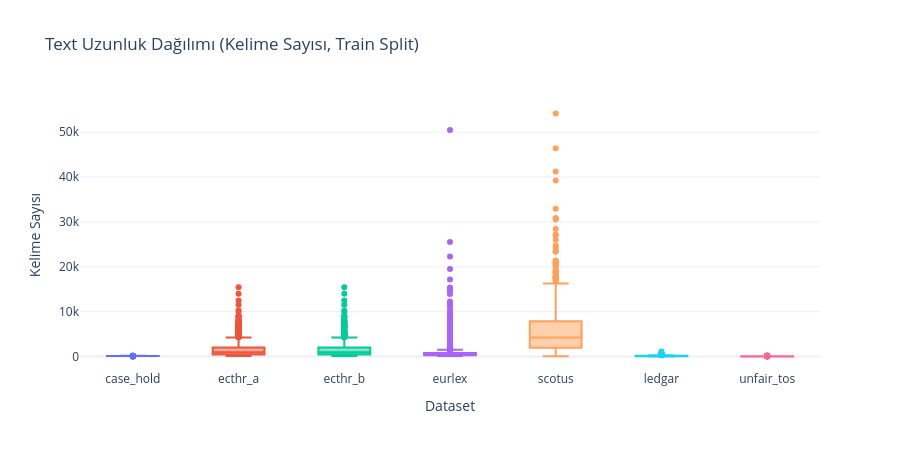

Write notebook code for a chart like this one.
### Code cell
# Text uzunluk dağılımı box plot
length_data = []

for ds_name, ds_config in DATASETS.items():
    key = f"{ds_name}_train"  # Train split yeterli
    if key not in all_data:
        continue
    
    df = all_data[key]
    text_col = "context" if "context" in df.columns else ds_config["text_col"]
    
    if text_col in df.columns:
        word_counts = df[text_col].astype(str).str.split().str.len()
        sample = word_counts.sample(min(1000, len(word_counts)), random_state=42)
        for wc in sample:
            length_data.append({"dataset": ds_name, "word_count": wc})

length_df = pd.DataFrame(length_data)

fig = px.box(
    length_df, x="dataset", y="word_count",
    color="dataset",
    title="Text Uzunluk Dağılımı (Kelime Sayısı, Train Split)",
    labels={"word_count": "Kelime Sayısı", "dataset": "Dataset"}
)
fig.update_layout(height=450, template="plotly_white", showlegend=False)
fig.show()

print("\n Chunking stratejisi için önemli bulgular:")
print("  - Kısa metinler (ledgar, unfair_tos): Chunk'a gerek yok, doğrudan embed")
print("  - Orta metinler (case_hold, scotus): 512 token chunk yeterli")
print("  - Uzun metinler (ecthr_a/b, eurlex): Overlap ile chunking gerekli")

### Figure 1 — Plotly figure (JSON) as saved in the notebook; plotly's stock layout.template omitted (floating-point values rounded to 4 significant figures; data arrays with more than 128 entries replaced by an {"elided": "..."} marker saying what was removed)
{"data": [{"alignmentgroup": "True", "hovertemplate": "Dataset=%{x}<br>Kelime Sayısı=%{y}<extra></extra>", "legendgroup": "case_hold", "marker": {"color": "#636efa"}, "name": "case_hold", "notched": false, "offsetgroup": "case_hold", "orientation": "v", "showlegend": true, "type": "box", "x": {"elided": "1000 str values"}, "x0": " ", "xaxis": "x", "y": {"elided": "1000 int values"}, "y0": " ", "yaxis": "y"}, {"alignmentgroup": "True", "hovertemplate": "Dataset=%{x}<br>Kelime Sayısı=%{y}<extra></extra>", "legendgroup": "ecthr_a", "marker": {"color": "#EF553B"}, "name": "ecthr_a", "notched": false, "offsetgroup": "ecthr_a", "orientation": "v", "showlegend": true, "type": "box", "x": {"elided": "1000 str values"}, "x0": " ", "xaxis": "x", "y": {"elided": "1000 int values"}, "y0": " ", "yaxis": "y"}, {"alignmentgroup": "True", "hovertemplate": "Dataset=%{x}<br>Kelime Sayısı=%{y}<extra></extra>", "legendgroup": "ecthr_b", "marker": {"color": "#00cc96"}, "name": "ecthr_b", "notched": false, "offsetgroup": "ecthr_b", "orientation": "v", "showlegend": true, "type": "box", "x": {"elided": "1000 str values"}, "x0": " ", "xaxis": "x", "y": {"elided": "1000 int values"}, "y0": " ", "yaxis": "y"}, {"alignmentgroup": "True", "hovertemplate": "Dataset=%{x}<br>Kelime Sayısı=%{y}<extra></extra>", "legendgroup": "eurlex", "marker": {"color": "#ab63fa"}, "name": "eurlex", "notched": false, "offsetgroup": "eurlex", "orientation": "v", "showlegend": true, "type": "box", "x": {"elided": "1000 str values"}, "x0": " ", "xaxis": "x", "y": {"elided": "1000 int values"}, "y0": " ", "yaxis": "y"}, {"alignmentgroup": "True", "hovertemplate": "Dataset=%{x}<br>Kelime Sayısı=%{y}<extra></extra>", "legendgroup": "scotus", "marker": {"color": "#FFA15A"}, "name": "scotus", "notched": false, "offsetgroup": "scotus", "orientation": "v", "showlegend": true, "type": "box", "x": {"elided": "1000 str values"}, "x0": " ", "xaxis": "x", "y": {"elided": "1000 int values"}, "y0": " ", "yaxis": "y"}, {"alignmentgroup": "True", "hovertemplate": "Dataset=%{x}<br>Kelime Sayısı=%{y}<extra></extra>", "legendgroup": "ledgar", "marker": {"color": "#19d3f3"}, "name": "ledgar", "notched": false, "offsetgroup": "ledgar", "orientation": "v", "showlegend": true, "type": "box", "x": {"elided": "1000 str values"}, "x0": " ", "xaxis": "x", "y": {"elided": "1000 int values"}, "y0": " ", "yaxis": "y"}, {"alignmentgroup": "True", "hovertemplate": "Dataset=%{x}<br>Kelime Sayısı=%{y}<extra></extra>", "legendgroup": "unfair_tos", "marker": {"color": "#FF6692"}, "name": "unfair_tos", "notched": false, "offsetgroup": "unfair_tos", "orientation": "v", "showlegend": true, "type": "box", "x": {"elided": "1000 str values"}, "x0": " ", "xaxis": "x", "y": {"elided": "1000 int values"}, "y0": " ", "yaxis": "y"}], "layout": {"boxmode": "overlay", "height": 450, "legend": {"title": {"text": "Dataset"}, "tracegroupgap": 0}, "showlegend": false, "title": {"text": "Text Uzunluk Dağılımı (Kelime Sayısı, Train Split)"}, "xaxis": {"anchor": "y", "categoryarray": ["case_hold", "ecthr_a", "ecthr_b", "eurlex", "scotus", "ledgar", "unfair_tos"], "categoryorder": "array", "domain": [0, 1], "title": {"text": "Dataset"}}, "yaxis": {"anchor": "x", "domain": [0, 1], "title": {"text": "Kelime Sayısı"}}}}
